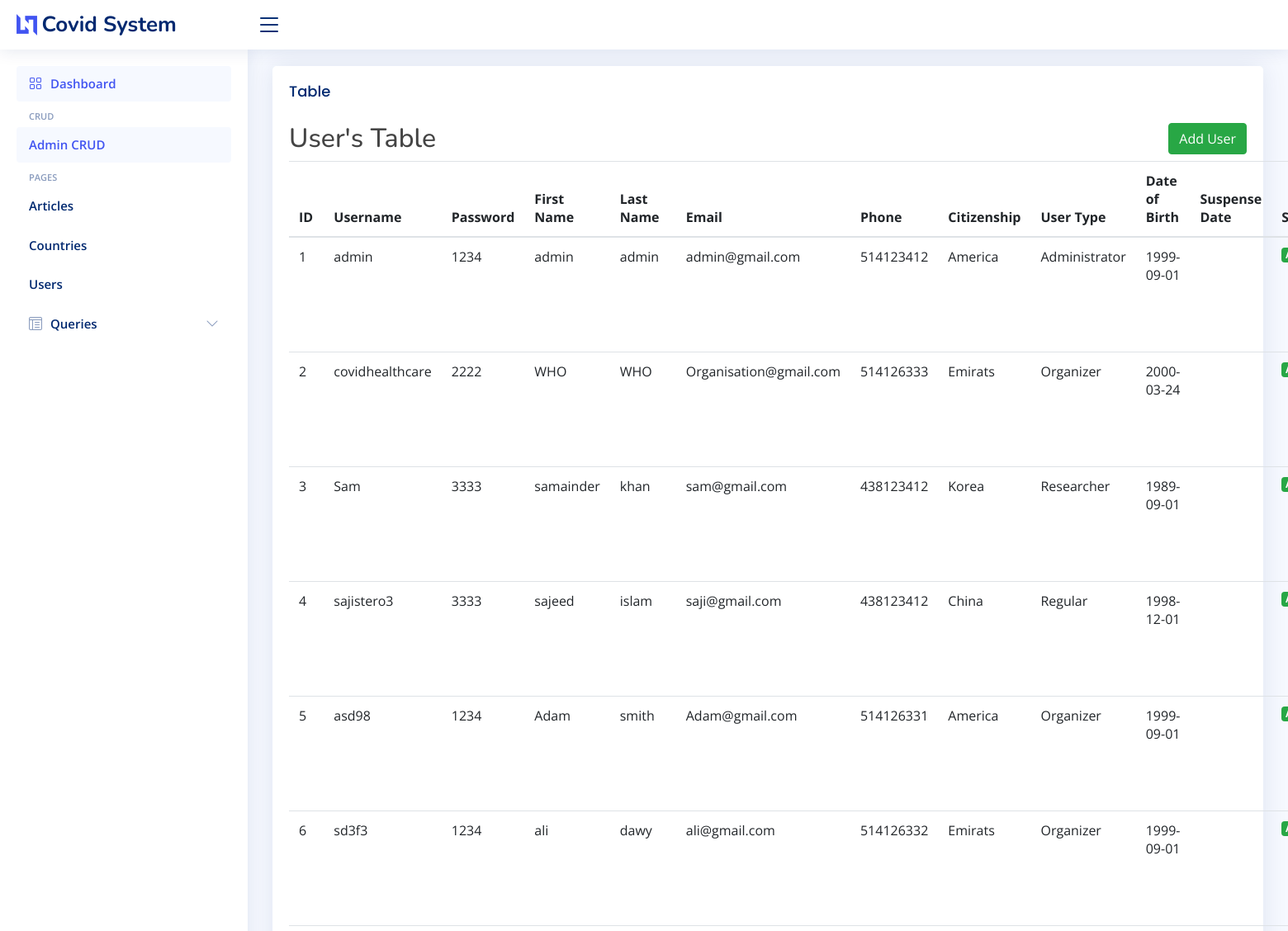
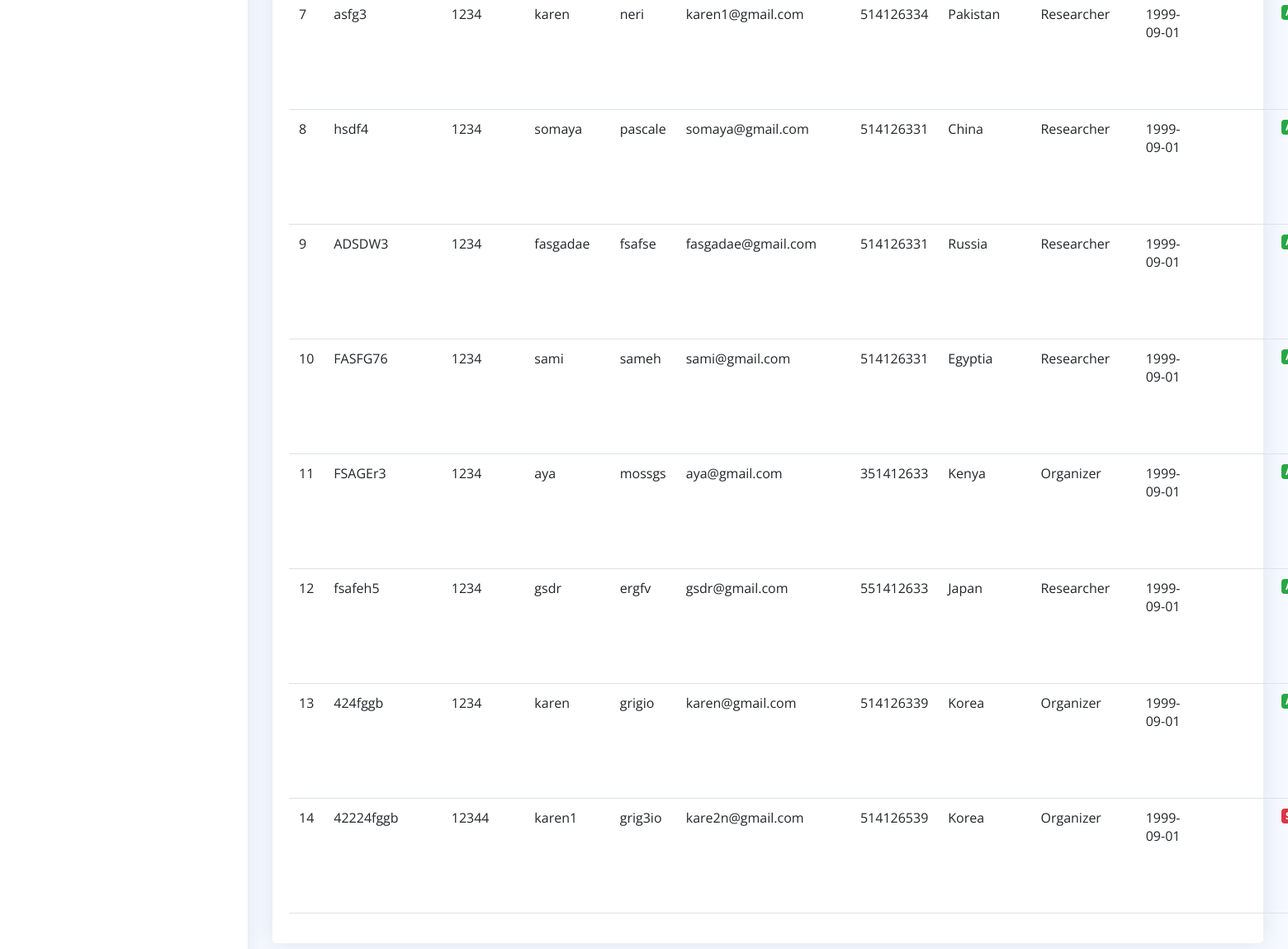
Screenshot of /adminCrud.php with the database file from the repository (2 pictures, top to bottom).
### tables this page shows
CREATE TABLE IF NOT EXISTS `users` (
  `userID` int(11) NOT NULL AUTO_INCREMENT,
  `username` varchar(255) DEFAULT NULL,
  `password` varchar(255) DEFAULT NULL,
  `first_name` varchar(255) DEFAULT NULL,
  `last_name` varchar(255) DEFAULT NULL,
  `email` varchar(255) DEFAULT NULL,
  `phone` varchar(15) DEFAULT NULL,
  `citizenship` varchar(255) DEFAULT NULL,
  `user_type` int(11) DEFAULT NULL,
  `dob` date DEFAULT NULL,
  `suspension_date` bigint(20) DEFAULT NULL,
  `cID` int(11) DEFAULT NULL,
  `status` tinyint(3) UNSIGNED NOT NULL DEFAULT '1',
  PRIMARY KEY (`userID`),
  UNIQUE KEY `username` (`username`),
  UNIQUE KEY `email` (`email`),
  KEY `cID` (`cID`)
);

### adminCrud.php (the view, shortened to what this page needs)
<?php include 'header.php';
$query = $db->query("SELECT * FROM users;");
$users = $query->fetchAll(PDO::FETCH_ASSOC);
?>
<section class="section">
    <div class="card">
        <div class="card-body">
            <h5 class="card-title">Table</h5>
            <div class="row">
                <div class="col-md-12">
                    <h2 class="text-center float-left" id="title">User's Table</h2>
                    <a href="#" class="btn btn-success float-right" data-toggle="modal" data-target="#addModal">Add
                        User</a>
                </div>
            </div>
            <div class="row clearfix">
                <div class="col-md-12">
                    <table class="table table-hover datatable">
                        <thead>
                            <tr>
                                <th>ID</th>
                                <th>Username</th>
                                <th>Password</th>
                                <th>First Name</th>
                                <th>Last Name</th>
                                <th>Email</th>
                                <th>Phone</th>
                                <th>Citizenship</th>
                                <th>User Type</th>
                                <th>Date of Birth</th>
                                <th>Suspense Date</th>
                                <th>Status</th>
                            </tr>
                        </thead>
                        <tbody>
                            <?php
                            foreach ($users as $user) :
                                if ($user['user_type'] == 1) {
                                    $userType = "Administrator";
                                } else if ($user['user_type'] == 2) {
                                    $userType = "Organizer";
                                } else if ($user['user_type'] == 3) {
                                    $userType = "Researcher";
                                } else if ($user['user_type'] == 4) {
                                    $userType = "Regular";
                                } ?>
                                <tr>
                                    <td><?= $user['userID'] ?></td>
                                    <td><?= $user['username'] ?></td>
                                    <td><?= $user['password'] ?></td>
                                    <td><?= $user['first_name'] ?></td>
                                    <td><?= $user['last_name'] ?></td>
                                    <td><?= $user['email'] ?></td>
                                    <td><?= $user['phone'] ?></td>
                                    <td><?= $user['citizenship'] ?></td>
                                    <td><?= $userType ?></td>
                                    <td><?= $user['dob'] ?></td>
                                    <td><?php if (!is_null($user['suspension_date'])) {
                                        } ?></td>
                                    <td>
                                        <?php
                                        if ($user['status'] == "1")
                                            echo '<span class="badge bg-success">Active</span>';
                                        else
                                            echo '<span class="badge bg-danger">Suspended</span>';
                                        ?>
                                    </td>
                                </tr>
                            <?php endforeach; ?>
                        </tbody>
                    </table>
                </div>
            </div>
        </div>
</section>
<?php
include 'footer.php';
?>

### assets/css/style.css (style rules this page uses)
:root { scroll-behavior: smooth; }
body { font-family: "Open Sans", sans-serif; background: #f6f9ff; color: #444444; }
a { color: #4154f1; text-decoration: none; }
h1, h2, h3, h4, h5, h6 { font-family: "Nunito", sans-serif; }
.card { margin-bottom: 30px; border: none; border-radius: 5px; box-shadow: 0px 0 30px rgba(1, 41, 112, 0.1); }
.card-title { padding: 20px 0 15px 0; font-size: 18px; font-weight: 500; color: #012970; font-family: "Poppins", sans-serif; }
.card-body { padding: 0 20px 20px 20px; }

### rows the page displays
users: userID "1", username "admin", password "1234", first_name "admin", last_name "admin", email "admin@gmail.com", phone "514123412", citizenship "America", user_type "Administrator", dob "1999-09-01"
users: userID "2", username "covidhealthcare", password "2222", first_name "WHO", last_name "WHO", email "Organisation@gmail.com", phone "514126333", citizenship "Emirats", user_type "Organizer", dob "2000-03-24"
users: userID "3", username "Sam", password "3333", first_name "samainder", last_name "khan", email "sam@gmail.com", phone "438123412", citizenship "Korea", user_type "Researcher", dob "1989-09-01"
users: userID "4", username "sajistero3", password "3333", first_name "sajeed", last_name "islam", email "saji@gmail.com", phone "438123412", citizenship "China", user_type "Regular", dob "1998-12-01"
users: userID "5", username "asd98", password "1234", first_name "Adam", last_name "smith", email "Adam@gmail.com", phone "514126331", citizenship "America", user_type "Organizer", dob "1999-09-01"
users: userID "6", username "sd3f3", password "1234", first_name "ali", last_name "dawy", email "ali@gmail.com", phone "514126332", citizenship "Emirats", user_type "Organizer", dob "1999-09-01"
users: userID "7", username "asfg3", password "1234", first_name "karen", last_name "neri", email "karen1@gmail.com", phone "514126334", citizenship "Pakistan", user_type "Researcher", dob "1999-09-01"
users: userID "8", username "hsdf4", password "1234", first_name "somaya", last_name "pascale", email "somaya@gmail.com", phone "514126331", citizenship "China", user_type "Researcher", dob "1999-09-01"
users: userID "9", username "ADSDW3", password "1234", first_name "fasgadae", last_name "fsafse", email "fasgadae@gmail.com", phone "514126331", citizenship "Russia", user_type "Researcher", dob "1999-09-01"
users: userID "10", username "FASFG76", password "1234", first_name "sami", last_name "sameh", email "sami@gmail.com", phone "514126331", citizenship "Egyptia", user_type "Researcher", dob "1999-09-01"
users: userID "11", username "FSAGEr3", password "1234", first_name "aya", last_name "mossgs", email "aya@gmail.com", phone "351412633", citizenship "Kenya", user_type "Organizer", dob "1999-09-01"
users: userID "12", username "fsafeh5", password "1234", first_name "gsdr", last_name "ergfv", email "gsdr@gmail.com", phone "551412633", citizenship "Japan", user_type "Researcher", dob "1999-09-01"
users: userID "13", username "424fggb", password "1234", first_name "karen", last_name "grigio", email "karen@gmail.com", phone "514126339", citizenship "Korea", user_type "Organizer", dob "1999-09-01"
users: userID "14", username "42224fggb", password "12344", first_name "karen1", last_name "grig3io", email "kare2n@gmail.com", phone "514126539", citizenship "Korea", user_type "Organizer", dob "1999-09-01"
